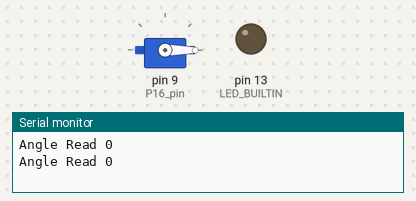
Recording of a sketch running on a simulated Teensy 4. Parts: servo, output pins drawn as LEDs (lit = HIGH), the last lines printed to the serial monitor.

Above: at 0.15 s.
At 4.35 s:
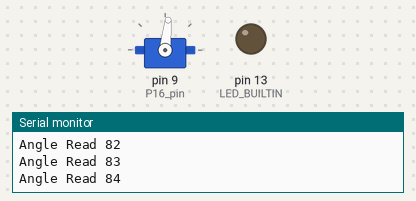
At 8.65 s:
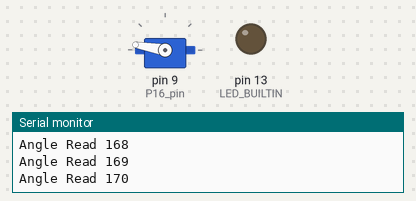
At 17.25 s:
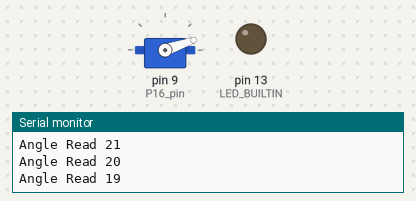
Timing chart, 0 to 23.7 s (numbered marks = the images above):
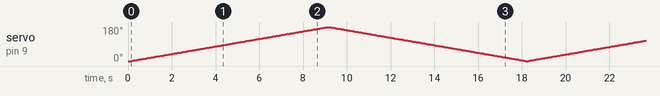

The sketch:

P16.ino
```cpp
#include <PWMServo.h>

PWMServo myservo;  // create servo object for controlling servo
                // max 8 servos can be created

int pos = 0;    // variable to store servo position
int P16_pin = 9;  // servo pin for FS6530M feetech servo motor

void setup() {
  // put your setup code here, to run once:
    Serial.begin(9600);
    pinMode(LED_BUILTIN, OUTPUT);
    myservo.attach(P16_pin, 544, 2400);  // attached pin number on Teensy as defined above
    myservo.write(0);
    Serial.printf("Angle Read %d\r\n", myservo.read());
    delay(100);
}

void loop() {
  // put your main code here, to run repeatedly:
for(pos = 0; pos<=180; pos += 1)  //goes from 0 deg to 180 deg (max is 180deg)
{
  myservo.write(pos);
  Serial.printf("Angle Read %d\r\n", myservo.read());

  delay(50);
}
for(pos = 180; pos>=0; pos -= 1)
{
  myservo.write(pos);
  Serial.printf("Angle Read %d\r\n", myservo.read());

  delay(50);
}
}
```
